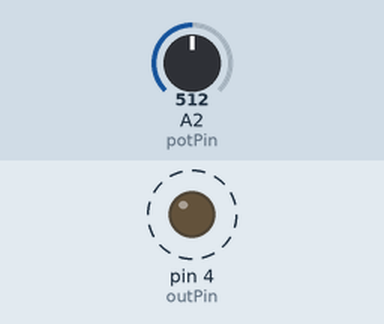
The sketch below on a simulated Arduino Uno, built with avr-gcc and run on an emulated ATmega328P. On the bench: output pins drawn as LEDs (lit = HIGH). Dashed ring = blinking. The test bench sets the inputs (shaded band); at power-on: A2 (potPin) = 512.

Above: at 1.8 s.
1.9 s: A2 (potPin) set to 0
At 2.5 s:
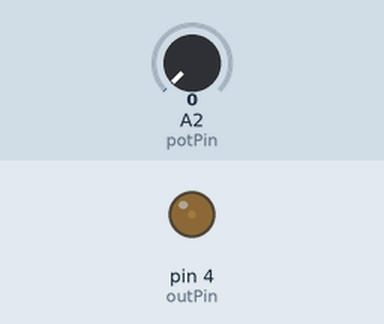
3.6 s: A2 (potPin) set to 122
At 3.9 s:
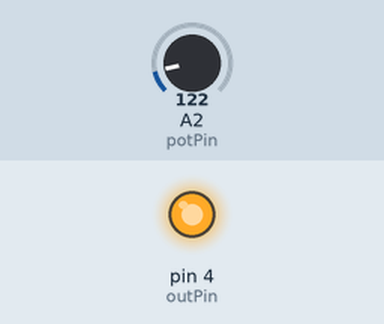
Timing chart, 0 to 13.1 s (numbered marks = the images above; inputs shaded):
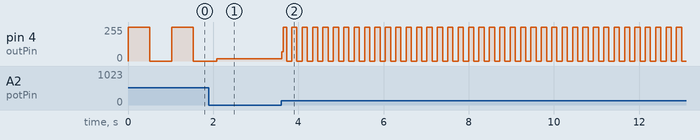

The sketch:

ArduinoTest.ino
```cpp
  //int myPins[] = {0, 1};
  //int inPin = 11;
    int outPin = 4;
    int val = 0;
    int potPin = 2;

void setup() {
    Serial.begin(9600);
    //pinMode(inPin, INPUT);
    pinMode(outPin, OUTPUT);
}
void loop() {
    val = analogRead(potPin); //read the value from the sesnor
    digitalWrite(outPin, HIGH);
    delay(val);
    digitalWrite(outPin, LOW);
    delay(val);
//    if (reading == HIGH) {
//      digitalWrite(outPin, HIGH);
//      Serial.println(myPins[1]);
//    } else {
//      digitalWrite(outPin, LOW);
//      Serial.println(myPins[0]);
//    }
}
```

Measured:
- after the input at 3.6 s, pin 4 (outPin): 16/255 → 69/255 at once, then moves between 0/255 and 255/255, repeating every 0.24 s
- by itself, pin 4 (outPin): alternates 255/255 for 0.51 s and 0/255 for 0.51 s
